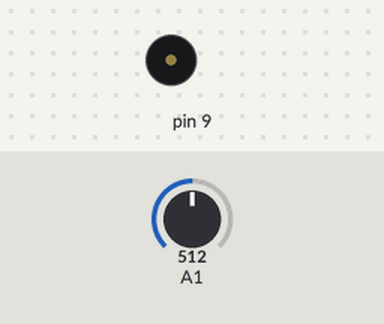
The sketch below on a simulated Arduino Uno, built with avr-gcc and run on an emulated ATmega328P. Shown: buzzer (waves = sounding). The test bench sets the inputs (shaded band); at power-on: A1 = 512.

Above: at 1.2 s.
1.3 s: A1 set to 594
2.8 s: A1 set to 609
At 4.1 s:
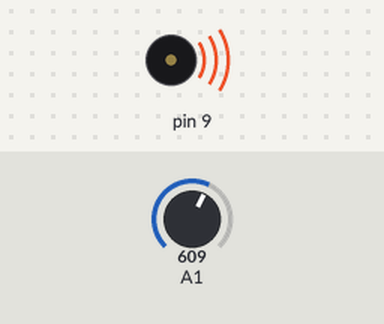
Timing chart, 0 to 5.8 s (numbered marks = the images above; inputs shaded):
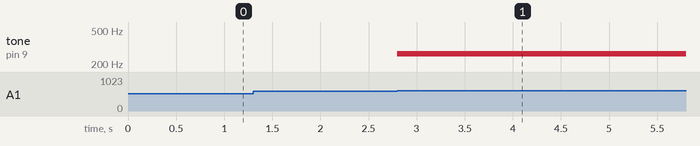

Measured:
- the behaviour switches between 600 and 601 on A1 (found by bisection; images 0 and 1)
- after the input at 1.3 s, every drawn part: stays the same
- after the input at 2.8 s, tone on pin 9: silent → 262 Hz at once

The sketch:

photo_register.ino
```cpp
#define NOTE_C4  262
void setup() {
  pinMode(A1, INPUT);
  //Serial.begin(9600);
}

void loop() {
  int value = analogRead(A1);
  //Serial.println(value);
  //delay(500);
  if(value > 600){
    tone(5, NOTE_C4, 100);
  }
  else{
    noTone(9);
  }
}
```
